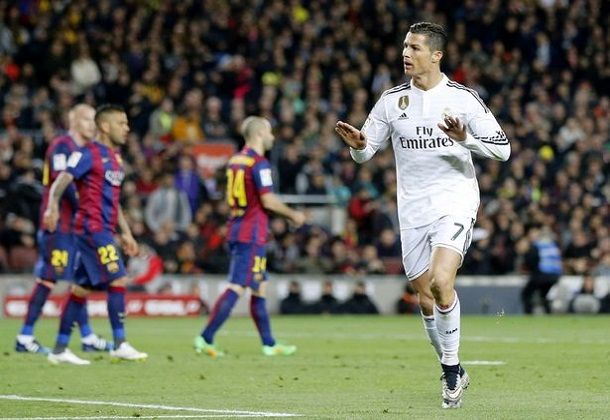
#> input picture player.jpg, 610 x 420 px, found by its file name
$ python scaling_rotaion_opencv.py
#> lines starting #> are read from the running program, lines starting #| are printed output that depends on the picture
# -*- coding: utf-8 -*-
"""
Created on Wed Oct 17 19:59:44 2018

@author: MD SAIF UDDIN
"""

import cv2

img = cv2.imread("C:\\Users\\SAMEER\\Desktop\\player.jpg")
#> img is the input picture: shape (420, 610, 3); mean B, G, R 86.8, 101.5, 102.3

#scale
img_half = cv2.resize(img, (0, 0), fx = 0.5,fy = 0.5)
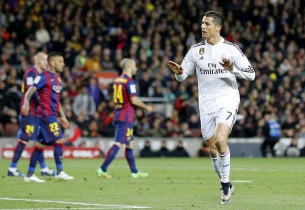
#> img_half: shape (210, 305, 3); mean B, G, R 87, 101.6, 102.5
img_stretch = cv2.resize(img, (720, 600))
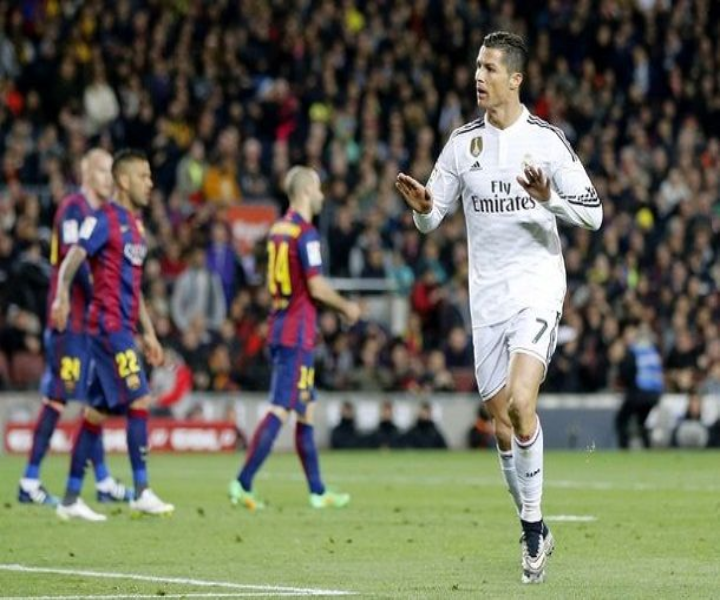
#> img_stretch: shape (600, 720, 3); mean B, G, R 86.7, 101.3, 102.2
img_stretch_near = cv2.resize(img, (720, 600), interpolation = cv2.INTER_NEAREST)
#interpolation technique that reduce the visual distortion caused by fractional zoom

cv2.imshow("HALF", img_half)
cv2.imshow("STRETCH", img_stretch)
cv2.imshow("STRETCH_NEAR", img_stretch_near)

#rotaion
M = cv2.getRotationMatrix2D((0, 0), -30, 1)
rotated = cv2.warpAffine(img, M, (img.shape[1], img.shape[0]))
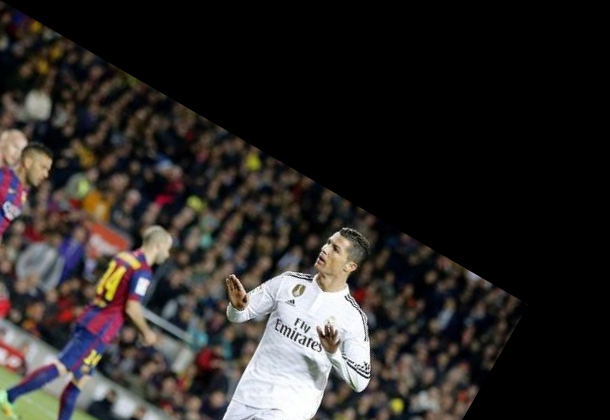
#> rotated: shape (420, 610, 3); mean B, G, R 40.1, 42, 45.7
cv2.imshow("ROTATED", rotated)

cv2.waitKey(0)
cv2.destroyAllWindows()

$ run again, with butterfly.jpg copied over player.jpg
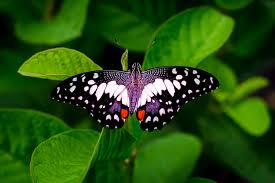
#> input picture butterfly.jpg, 275 x 183 px, found by its file name
#> img is the input picture: shape (183, 275, 3); mean B, G, R 15.4, 77.6, 37.2
#> `img_stretch = cv2.resize(img, (720, 600))`:
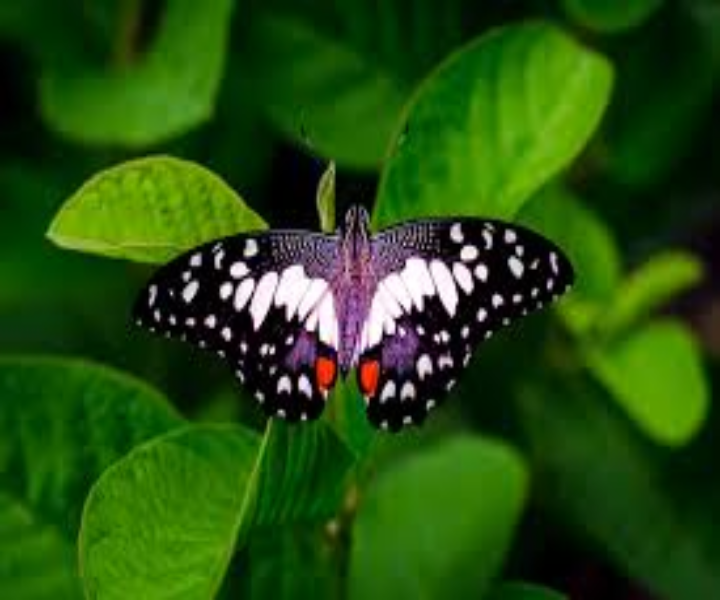
#> img_stretch: shape (600, 720, 3); mean B, G, R 15.3, 77.5, 37.1
#> `rotated = cv2.warpAffine(img, M, (img.shape[1], img.shape[0]))`:
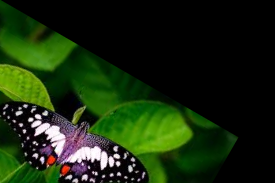
#> rotated: shape (183, 275, 3); mean B, G, R 13.1, 41.8, 24
